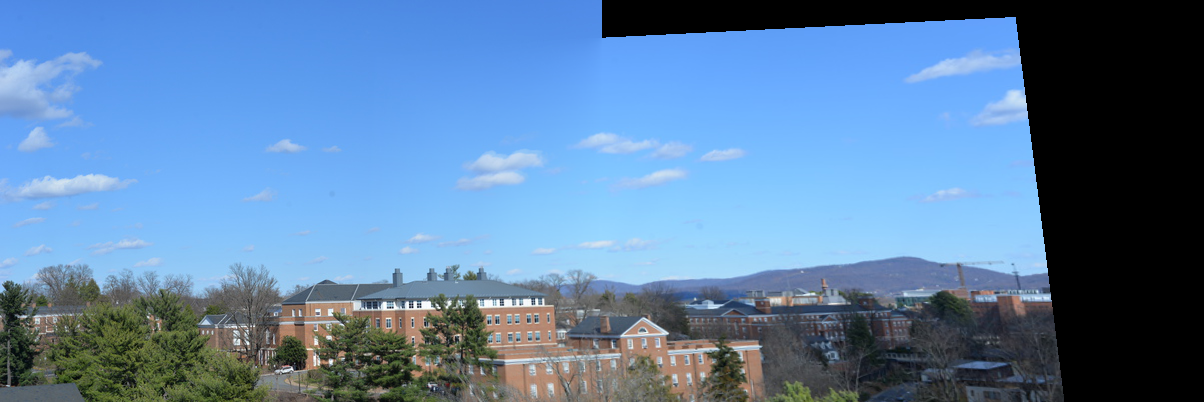

Source code (Python):
import os
import skimage
import pylab
import numpy as np
import math, random
import cv2
from skimage import data
from skimage.color import rgb2grey
from skimage import filters, io
from scipy.signal import convolve2d
from scipy import ndimage as ndi
import skimage.transform

def apply(H, a):
    np.set_printoptions(suppress=True)
    a.append(1)
    a = np.dot(H, a)
    a[:] = [x / a[-1] for x in a]
    return [a[0], a[1]]

def fits(A_list, B_list):
    np.set_printoptions(suppress=True)
    A = np.zeros([8, 8])
    b = np.zeros([8])
    for i in range(4):
        pA = A_list[i]
        pB = B_list[i]
        A[2*i] = [pB[0], pB[1], 1, 0 , 0, 0, -1 * pA[0] * pB[0], -1*pA[0]*pB[1]]
        b[2*i] = pA[0]
        A[2*i + 1] = [0, 0, 0, pB[0], pB[1], 1, -1 * pA[1] * pB[0], -1 * pA[1] * pB[1]]
        b[2*i + 1] =pA[1]
    x = np.linalg.solve(A, b)
    epi = 1e-10
    for i in x:
        if i < epi:
            i = 0
    return np.append(x, 1).reshape([3,3])

def composite_warped(a, b, H):
    "Warp images a and b to a's coordinate system using the homography H which maps b coordinates to a coordinates."
    out_shape = (a.shape[0], 2*a.shape[1])                               # Output image (height, width)
    p = skimage.transform.ProjectiveTransform(np.linalg.inv(H))       # Inverse of homography (used for inverse warping)
    bwarp = skimage.transform.warp(b, p, output_shape=out_shape)         # Inverse warp b to a coords
    bvalid = np.zeros(b.shape, 'uint8')                               # Establish a region of interior pixels in b
    avalid = np.zeros(a.shape, 'uint8')
    bvalid[1:-1,1:-1,:] = 255
    avalid[1:-1,1:-1,:] = 255
    bmask = skimage.transform.warp(bvalid, p, output_shape=out_shape)    # Inverse warp interior pixel region to a coords
    overlap=np.zeros((a.shape[0], 2*a.shape[1]))
    for i in range(402):
        for j in range(602):
            if bmask[i][j][0] != 0:
                overlap[i][j] = 1
    apad = np.hstack((skimage.img_as_float(a), np.zeros(a.shape))) # Pad a with black pixels on the right
    origin_image = (np.where(bmask==1.0, bwarp, apad))    # Select either bwarp or apad based on mask
    onlyA = np.ones((a.shape[0], 2*a.shape[1]))
    for i in range(402):
        for j in range(602):
            if overlap[i][j] == 0:
                onlyA[i][j] = 0;

    onlyB = np.ones((a.shape[0], 2*a.shape[1]))
    for i in range(402):
        for j in range(602, 1204):
            if bmask[i][j][0] != 0:
                onlyB[i][j] = 0;

    DistanceToA = ndi.morphology.distance_transform_edt(onlyA)
    DistanceToB = ndi.morphology.distance_transform_edt(onlyB)
    newA = skimage.img_as_float(a)
    for i in range(402):
        for j in range(604):
            if overlap[i][j] == 1:
                ratio = DistanceToA[i][j] / (DistanceToB[i][j]+DistanceToA[i][j])
                origin_image[i][j] = (1-ratio) * newA[i][j] + ratio * origin_image[i][j]

    return skimage.img_as_ubyte(origin_image)

image_a = cv2.imread("a.jpg")
image_b = cv2.imread("b.jpg")

sift = cv2.xfeatures2d.SIFT_create()
kp1, des1 = sift.detectAndCompute(image_a,None)
kp2, des2 = sift.detectAndCompute(image_b,None)
bf = cv2.BFMatcher()
matches = bf.knnMatch(des1,des2, k=2)
good = []
for m,n in matches:
    if m.distance < 0.75*n.distance:
        good.append([m])

ITE = 500
T = 0.005
H_list = np.zeros([ITE, 3, 3])
max_inlier = 0
max_index = -1
for i in range(ITE):
    pairs = random.sample(good, 4)
    A_list = list([kp1[match[0].queryIdx].pt[0], kp1[match[0].queryIdx].pt[1]] for match in pairs)
    B_list = list([kp2[match[0].trainIdx].pt[0], kp2[match[0].trainIdx].pt[1]] for match in pairs)
    try:
        H_list[i] = fits(A_list, B_list)
    except:
        continue
    count = 0
    for match in good:
        a = [kp1[match[0].queryIdx].pt[0], kp1[match[0].queryIdx].pt[1]]
        b = [kp2[match[0].trainIdx].pt[0], kp2[match[0].trainIdx].pt[1]]
        if np.linalg.norm(np.subtract(apply(H_list[i], b), a)) < T:
            count += 1
    if count > max_inlier:
        max_index = i
        max_inlier = count

H = H_list[max_index]

final = composite_warped(image_a, image_b, H)

cv2.imshow("panaroma.png", final)
cv2.waitKey(0)
